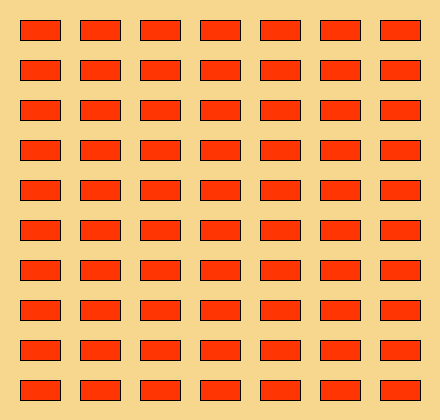
Frame 1 (no input)
Frame 60 (the mouse pressed at the canvas centre just before this capture): identical to frame 1, image omitted
Frame 120 (the mouse held since frame 60 and released just before this capture): identical to frame 1, image omitted

The Processing sketch that drew this single still picture (run headless with seeded random() and noise(); from frame 60 on, the mouse is pressed at the canvas centre):

// Processing sketch: Ejercicio_20
// ── Ejercicio_20.pde
PVector pocicionRectangulo;//se declara la variable PVector
int ancho,alto,distanciaRectangulo;//se declara la variable ancho, alto y la distancia ente los cuadros 
void setup(){
  size(440,420); //se difinio el lienzo de el width de 440 y height de 420
  ancho=40;//se difinio el ancho a 40 
  alto=20;//se difinio  el alto a 20 
  distanciaRectangulo=20;//la distancia entre los rectangulo es de 20 
  pocicionRectangulo=new PVector(distanciaRectangulo,distanciaRectangulo);
}
void draw(){
  background(#F7D68E);//se declara el fondo del lienzo 
  dibujarRectangulo();
}
/*
  se creo un metodo que dibuja el rectangulo 
*/
public void dibujarRectangulo(){
  fill(#FF3503);//se declara el color de relleno del cuadro
  for(float x=pocicionRectangulo.x; x<width; x+=(ancho+distanciaRectangulo)){
    for(float y=pocicionRectangulo.y; y<height; y+=(alto+distanciaRectangulo))
    rect(x,y,ancho,alto);//debuja los rectangulos
  }
}
